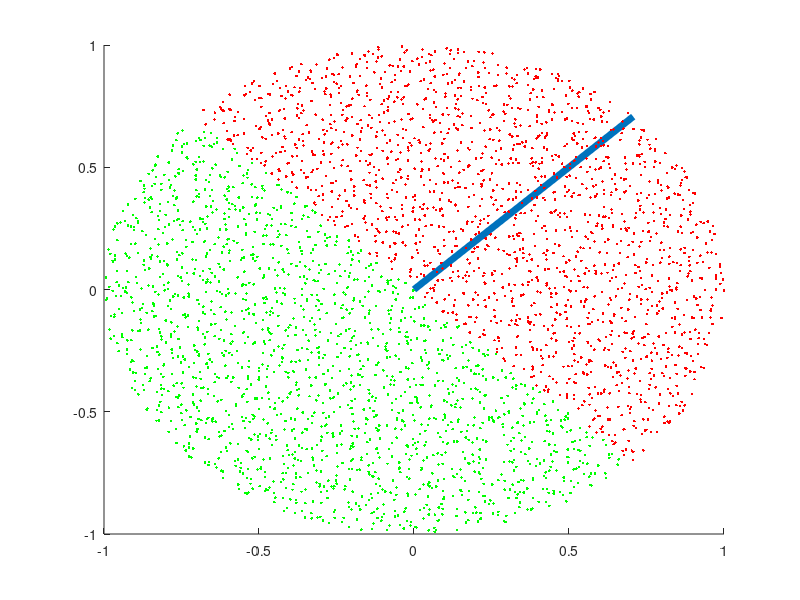

Recreate this plot in MATLAB.
%{

The formula for a point on the sphere is as follows:
P = ( 
    sin(phi) cos(theta), 
    sin(phi) sin(theta),
    cos(theta) 
    )

%}
clear all;
numGridVals = 30;
numIterations = 5;

interval = 2/numGridVals;
intervalValues = -1:interval:1;

sizeIntVals = size(intervalValues);
numValues = sizeIntVals(2);

%makes the meshgrid
[gridXvals, gridYvals] = meshgrid(intervalValues,intervalValues);

%the normal used to get the hemisphere we want
normal = [1/sqrt(2),1/sqrt(2),0];
origin = [0,0,0];
normalLine = [normal;origin];
%normal = [0,0,1];

aVal = normal(1);
bVal = normal(2);
cVal = normal(3);

hold on
plot3(normalLine(:,1),normalLine(:,2),normalLine(:,3),'LineWidth',5);
for iteration = 1:numIterations
    
    randomIntervalValues = rand(1,numValues).*interval;

    %do uniform distribution
    Xvals = gridXvals + rand(numValues,numValues).*interval;
    Yvals = gridYvals + rand(numValues,numValues).*interval;

    radius = 1;
    squaredDist = Xvals.^2 + Yvals.^2;
    XvalsPlot = Xvals(squaredDist <= radius^2);
    YvalsPlot = Yvals(squaredDist <= radius^2);
    ZvalsPlot = sqrt(1 - XvalsPlot.^2 - YvalsPlot.^2);
    
    XvalsPlot = [XvalsPlot;XvalsPlot];
    YvalsPlot = [YvalsPlot;YvalsPlot];
    ZvalsPlot = [ZvalsPlot;-ZvalsPlot];
    
    %{
    To rotate the points, all points on the unit sphere are specified, 
        and to do only the ones with respect to the normal, I used only
        the vectors (a,b,c) where (a,b,c)(x,y,z) >= 0. 
    %}
    dotProds = XvalsPlot.*aVal + YvalsPlot.*bVal + ZvalsPlot.*cVal;
    
    XvalsToPlot = XvalsPlot(dotProds >= 0);
    YvalsToPlot = YvalsPlot(dotProds >= 0);
    ZvalsToPlot = ZvalsPlot(dotProds >= 0);
    
    XvalsOtherPlot = XvalsPlot(dotProds < 0);
    YvalsOtherPlot = YvalsPlot(dotProds < 0);
    ZvalsOtherPlot = ZvalsPlot(dotProds < 0);

    plot3(XvalsToPlot,YvalsToPlot,ZvalsToPlot,'r.');
    plot3(XvalsOtherPlot,YvalsOtherPlot,ZvalsOtherPlot,'g.');
    
end

hold off

